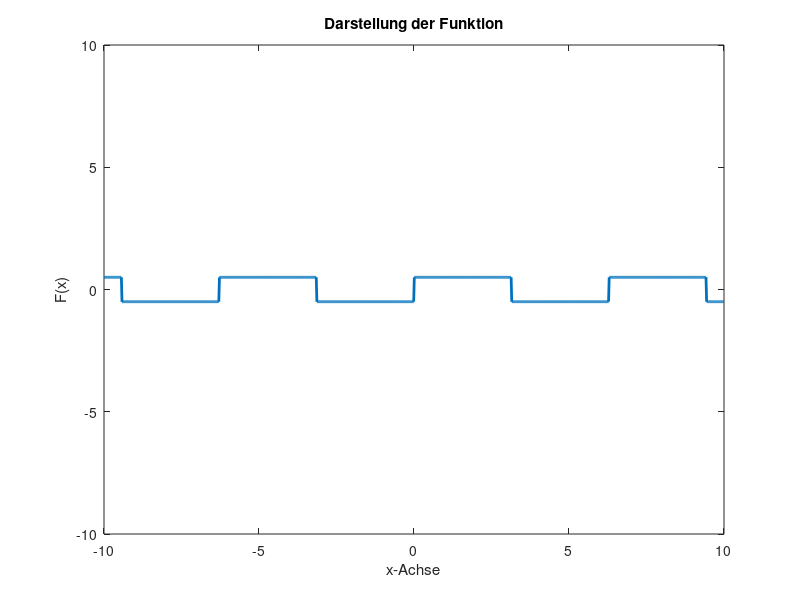

MATLAB code for this plot:
function plotRealSeries()
    % Anzahl der Schritte für die diskrete Berechnung
    N = 1000;

    % Bereich für die x-Achse
    x = linspace(-10,10, N);

     % Werte ausschließen
    %excluded_values = [2,3];
    %x = setdiff(x, excluded_values);

    

    % Anzahl der Terme in der Summe
    M = 10000;

   
    % Initialisierung der Funktion
    f = zeros(1, N);

    f = f;

    % Berechnung der Fourier-Reihe
    for n = 1:M
        %Klausurephase lernen
        %G31 
        % f =  f + (-2/((pi^2)*(2*n-1)^2)).*cos((2*n-1)*x)+(((-1)^(n+1))/(n*pi)).*sin(n*x)
        f= f + ((1-(-1)^n)/(pi*n))*sin(n*x);
        %f =  f + (-2/((pi^2)*(2*n-1)^2)).*cos((2*n-1)*x)+(((-1)^(n+1))/(n*pi)).*sin(n*x);%(2/n)*((-1)^(n+1))*cos(n*x);%3*power((x-1),n)-6*(power((x-2),n));%(-3*power((x-1),n))-6*(power((x-2),n));%(2/(((2*n-1)^2)*pi^2)) * cos((2*n-1)*x) + ((-1)^(n+1)/(n*pi))*sin(n*x);
    end
    
    %y= 0;%((3*(x-1))./(((power(x,2))-5*x)-6));
    %disp(y);

    disp(f);

    % Darstellung der Ergebnisse
    figure;
    plot(x, f, 'LineWidth', 2);
    hold on;
    %plot(x, y, 'LineWidth', 2);
    hold off;
    xlabel('x-Achse');
    ylabel('F(x)');
    title('Darstellung der Funktion');
    xlim([-10, 10]);
    ylim([-10, 10]);

end
